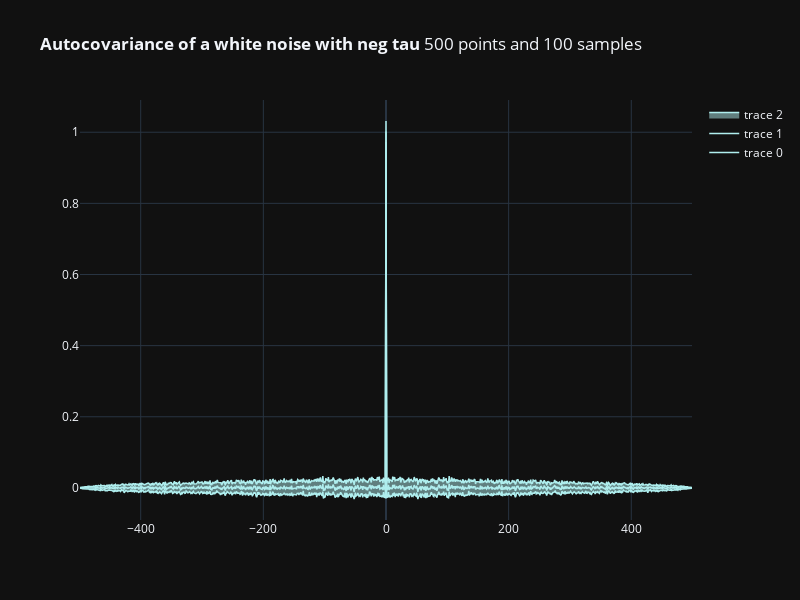

The code cell stored with this chart in its notebook:
### Code cell
# test auto covariance with negaive tau
n_points = 500
samples = sample_wnoise(n_points, 100)

autocovariances = get_autocovariances(samples)
autocov_with_neg_tau = np.zeros((len(samples), 2*n_points-1))
autocov_with_neg_tau[:,:n_points] = np.flip(autocovariances)
autocov_with_neg_tau[:,n_points:] = autocovariances[:,1:]
plot_mean_std(autocov_with_neg_tau, 
              title =f"<b>Autocovariance of a white noise with neg tau</b> {n_points} points and 100 samples",
              x = np.arange(-n_points+1, n_points)
             )

### Figure 1 — Plotly figure (JSON) as saved in the notebook; plotly's stock layout.template omitted (floating-point values rounded to 4 significant figures; data arrays with more than 128 entries replaced by an {"elided": "..."} marker saying what was removed)
{"data": [{"line": {"color": "paleturquoise", "width": 1.5}, "type": "scatter", "x": {"elided": "999 int values"}, "y": {"elided": "999 float values"}}, {"line": {"color": "paleturquoise", "width": 1.5}, "opacity": 0.6, "type": "scatter", "x": {"elided": "999 int values"}, "y": {"elided": "999 float values"}}, {"fill": "tonexty", "line": {"color": "paleturquoise", "width": 1.5}, "opacity": 0.6, "type": "scatter", "x": {"elided": "999 int values"}, "y": {"elided": "999 float values"}}], "layout": {"height": 600, "title": {"text": "<b>Autocovariance of a white noise with neg tau</b> 500 points and 100 samples"}, "width": 800}}
